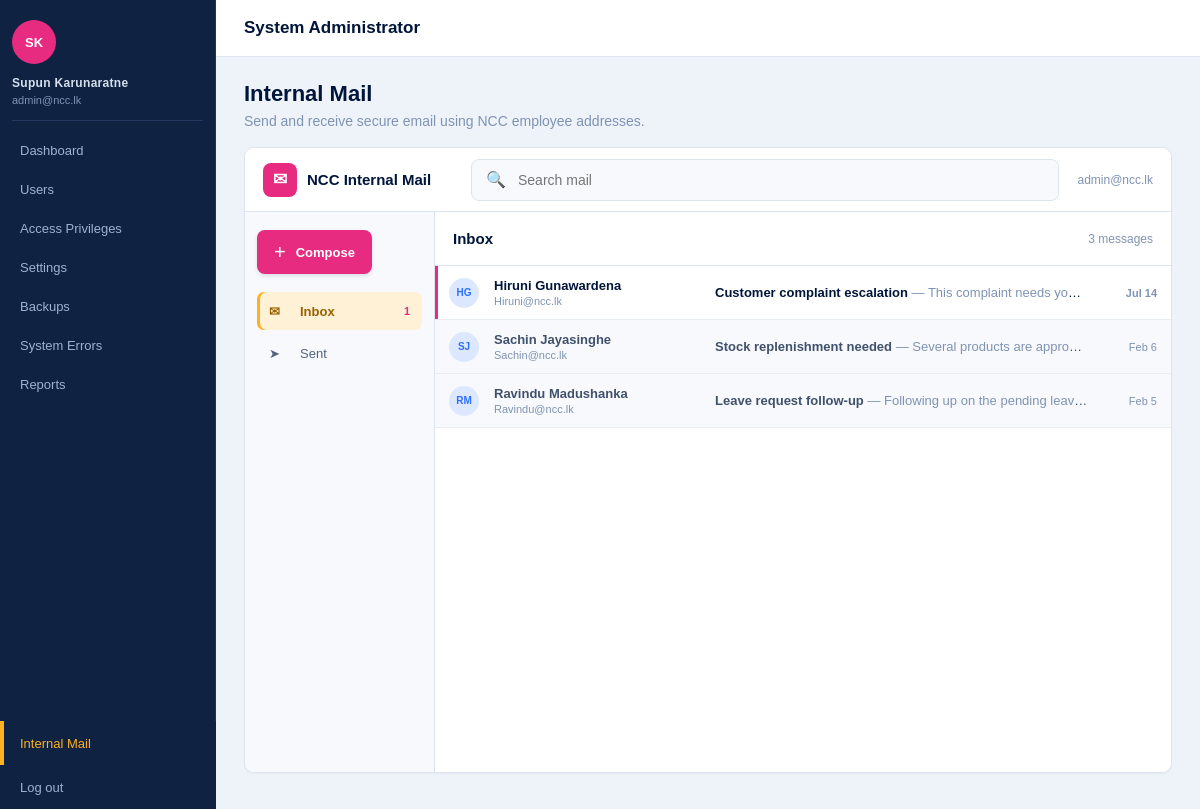
Screenshot of /codebase/login/communications.php (signed in) with the database file from the repository.
### tables this page shows
CREATE TABLE user_account (
    user_id INT AUTO_INCREMENT PRIMARY KEY,
    role_name VARCHAR(50) NOT NULL,
    username VARCHAR(50) NOT NULL UNIQUE,
    password_hash VARCHAR(255) NOT NULL,
    email VARCHAR(100) NOT NULL UNIQUE,
    is_active TINYINT(1) NOT NULL,
    created_at DATETIME NOT NULL
);

CREATE TABLE internal_email (
    email_id INT AUTO_INCREMENT PRIMARY KEY,
    sender_id INT NOT NULL,
    recipient_id INT NOT NULL,
    subject VARCHAR(150) NOT NULL,
    message TEXT NOT NULL,
    sent_at DATETIME NOT NULL,
    read_at DATETIME,
    FOREIGN KEY (sender_id) REFERENCES user_account(user_id),
    FOREIGN KEY (recipient_id) REFERENCES user_account(user_id),
    INDEX idx_internal_email_recipient (recipient_id, sent_at),
    INDEX idx_internal_email_sender (sender_id, sent_at)
);

### codebase/login/auth.php (called while the page is built, shortened)
<?php
function normalizeRole($role)
{
    $normalizedRole = strtolower(trim($role));
    $normalizedRole = preg_replace('/[^a-z0-9]+/', '_', $normalizedRole);
    $normalizedRole = trim($normalizedRole, '_');
    $aliases = [
        'admin' => 'system_admin',
        'ceo' => 'ceo_head_manager',
        'customer_relationship_officer' => 'customer_relation_manager',
        'customer_ralation_manager' => 'customer_relation_manager',
        'finance_officer' => 'financial_officer',
    ];
    return $aliases[$normalizedRole] ?? $normalizedRole;
}

### codebase/login/communications.php (the view, shortened to what this page needs)
<?php
require_once "auth.php";
require_once "config.php";
$currentUserId = (int) $_SESSION["user_id"];
$allowedViews = ["inbox", "sent", "compose", "message"];
$view = $_GET["view"] ?? "inbox";
$view = in_array($view, $allowedViews, true) ? $view : "inbox";
$search = trim($_GET["search"] ?? "");
$currentUserSql = "SELECT ua.user_id, ua.username, ua.email, ua.role_name,
                          COALESCE(e.full_name, ua.username) AS display_name
                   FROM user_account ua
                   LEFT JOIN employee e ON e.user_id = ua.user_id
                   WHERE ua.user_id = ? AND ua.is_active = 1";
$currentUserStatement = mysqli_prepare($connection, $currentUserSql);
mysqli_stmt_bind_param($currentUserStatement, "i", $currentUserId);
mysqli_stmt_execute($currentUserStatement);
$currentUser = mysqli_fetch_assoc(mysqli_stmt_get_result($currentUserStatement));
function getMailInitials($name)
{
    $parts = preg_split('/\s+/', trim($name));
    $initials = "";
    foreach (array_slice($parts, 0, 2) as $part) {
        if ($part !== "") {
            $initials .= strtoupper(substr($part, 0, 1));
        }
    }
    return $initials ?: "U";
}
$recipientsSql = "SELECT ua.email,
                         COALESCE(e.full_name, ua.username) AS display_name
                  FROM user_account ua
                  LEFT JOIN employee e ON e.user_id = ua.user_id
                  WHERE ua.is_active = 1 AND ua.user_id <> ?
                  ORDER BY display_name";
$recipientsStatement = mysqli_prepare($connection, $recipientsSql);
mysqli_stmt_bind_param($recipientsStatement, "i", $currentUserId);
mysqli_stmt_execute($recipientsStatement);
$recipients = mysqli_fetch_all(mysqli_stmt_get_result($recipientsStatement), MYSQLI_ASSOC);
$countSql = "SELECT COUNT(*) AS inbox_count,
                    SUM(CASE WHEN read_at IS NULL THEN 1 ELSE 0 END) AS unread_count
             FROM internal_email WHERE recipient_id = ?";
$countStatement = mysqli_prepare($connection, $countSql);
mysqli_stmt_bind_param($countStatement, "i", $currentUserId);
mysqli_stmt_execute($countStatement);
$mailCounts = mysqli_fetch_assoc(mysqli_stmt_get_result($countStatement));
$unreadCount = (int) ($mailCounts["unread_count"] ?? 0);
$selectedMessage = null;
$messages = [];
if ($view === "inbox" || $view === "sent") {
    $searchLike = "%" . $search . "%";
    if ($view === "inbox") {
        $listSql = "SELECT ie.email_id, ie.subject, ie.message, ie.sent_at, ie.read_at,
                           sender.email AS contact_email,
                           COALESCE(sender_employee.full_name, sender.username) AS contact_name
                    FROM internal_email ie
                    JOIN user_account sender ON sender.user_id = ie.sender_id
                    LEFT JOIN employee sender_employee ON sender_employee.user_id = sender.user_id
                    WHERE ie.recipient_id = ?
                      AND (? = '' OR ie.subject LIKE ? OR ie.message LIKE ?
                           OR sender.email LIKE ? OR sender_employee.full_name LIKE ?)
                    ORDER BY ie.sent_at DESC
                    LIMIT 50";
    }
    $listStatement = mysqli_prepare($connection, $listSql);
    mysqli_stmt_bind_param(
        $listStatement,
        "isssss",
        $currentUserId,
        $search,
        $searchLike,
        $searchLike,
        $searchLike,
        $searchLike
    );
    mysqli_stmt_execute($listStatement);
    $messages = mysqli_fetch_all(mysqli_stmt_get_result($listStatement), MYSQLI_ASSOC);
}
$dashboard = getDashboard($_SESSION["role"]);
$pageTitle = $view === "sent" ? "Sent" : ($view === "compose" ? "New message" : "Inbox");
$role = normalizeRole($_SESSION["role"]);
$navigation = $roleNavigation[$role] ?? ["label" => "NCC", "links" => [["Dashboard", $dashboard]]];
?>
<!DOCTYPE html>
<html lang="en">
<head>
  <link rel="stylesheet" href="css/communications.css">
</head>
<body>
  <header class="topbar">
    <h1><?= htmlspecialchars($navigation["label"]) ?></h1>
  </header>
  <nav class="sidebar" aria-label="Main dashboard navigation">
    <div class="profile-avatar" aria-hidden="true">
      <?= htmlspecialchars(getMailInitials($currentUser["display_name"])) ?>
    </div>
    <h2><?= htmlspecialchars($currentUser["display_name"]) ?></h2>
    <p class="profile-email"><?= htmlspecialchars($currentUser["email"]) ?></p>
    <?php foreach ($navigation["links"] as $link): ?>
      <a href="<?= htmlspecialchars($link[1]) ?>"><?= htmlspecialchars($link[0]) ?></a>
    <?php endforeach; ?>
    <a class="active" href="communications.php">Internal Mail</a>
    <a href="logout.php">Log out</a>
  </nav>
  <main class="content">
    <section class="page-title">
      <h2>Internal Mail</h2>
      <p>Send and receive secure email using NCC employee addresses.</p>
    </section>
    <section class="mail-app">
      <header class="mail-header">
    <a class="brand" href="communications.php">
          <span class="brand-mark" aria-hidden="true">&#9993;</span>
          <span>NCC Internal Mail</span>
    </a>
    <form class="search" method="get">
          <span aria-hidden="true">&#128269;</span>
      <input
        id="mailSearch"
        name="search"
        type="search"
        placeholder="Search mail"
        value="<?= htmlspecialchars($search) ?>"
      >
    </form>
        <div class="mail-address"><?= htmlspecialchars($currentUser["email"]) ?></div>
      </header>
      <div class="mail-workspace">
        <aside class="mail-sidebar">
          <a class="compose-button" href="communications.php?view=compose">
            <span aria-hidden="true">+</span>
            Compose
          </a>
          <nav aria-label="Mailbox folders">
            <a class="<?= $view === "inbox" ? "active" : "" ?>" href="communications.php?view=inbox">
              <span aria-hidden="true">&#9993;</span>
              Inbox
              <?php if ($unreadCount > 0): ?><strong><?= $unreadCount ?></strong><?php endif; ?>
            </a>
            <a class="<?= $view === "sent" ? "active" : "" ?>" href="communications.php?view=sent">
              <span aria-hidden="true">&#10148;</span>
              Sent
            </a>
          </nav>
        </aside>
        <div class="mail-main">
    <?php if ($view === "compose"): ?>
      <section class="compose-window">
        <div class="compose-title">New message</div>
        <form method="post">
          <input type="hidden" name="csrf_token" value="<?= htmlspecialchars($_SESSION["csrf_token"]) ?>">
          <div class="compose-row">
            <label for="recipientEmail">To</label>
            <select id="recipientEmail" name="recipient_email" required>
              <option value="">Select an employee email</option>
              <?php foreach ($recipients as $recipient): ?>
                <option value="<?= htmlspecialchars($recipient["email"]) ?>">
                  <?= htmlspecialchars($recipient["display_name"] . " <" . $recipient["email"] . ">") ?>
                </option>
              <?php endforeach; ?>
            </select>
          </div>
          <div class="compose-row">
            <label for="mailSubject">Subject</label>
            <input id="mailSubject" name="subject" type="text" maxlength="150" required>
          </div>
          <label class="visually-hidden" for="mailMessage">Message</label>
          <textarea id="mailMessage" name="message" placeholder="Write your message" required></textarea>
          <div class="compose-actions">
            <button type="submit">Send</button>
            <a href="communications.php?view=inbox">Discard</a>
          </div>
        </form>
      </section>
    <?php else: ?>
      <section class="mailbox">
        <div class="mail-toolbar">
          <h1><?= htmlspecialchars($pageTitle) ?></h1>
          <span><?= count($messages) ?> message<?= count($messages) === 1 ? "" : "s" ?></span>
        </div>
        <div class="message-list">
          <?php foreach ($messages as $message): ?>
            <?php
              $isUnread = $view === "inbox" && $message["read_at"] === null;
              $snippet = preg_replace('/\s+/', ' ', $message["message"]);
            ?>
            <a
              class="message-row <?= $isUnread ? "unread" : "" ?>"
              href="communications.php?view=message&id=<?= (int) $message["email_id"] ?>"
            >
              <div class="row-avatar"><?= htmlspecialchars(getMailInitials($message["contact_name"])) ?></div>
              <div class="row-contact">
                <strong><?= htmlspecialchars($message["contact_name"]) ?></strong>
                <span><?= htmlspecialchars($message["contact_email"]) ?></span>
              </div>
              <div class="row-content">
                <strong><?= htmlspecialchars($message["subject"]) ?></strong>
                <span>— <?= htmlspecialchars($snippet) ?></span>
              </div>
              <time><?= htmlspecialchars(date("M j", strtotime($message["sent_at"]))) ?></time>
            </a>
          <?php endforeach; ?>
        </div>
      </section>
    <?php endif; ?>
        </div>
      </div>
    </section>
  </main>
</body>
</html>

### rows the page displays
user_account: email "admin@ncc.lk"
internal_email: contact_name "HG", contact_name "Hiruni Gunawardena", sender.email "Hiruni@ncc.lk", subject "Customer complaint escalation", message "This complaint needs yo…", sent_at "Jul 14"
internal_email: contact_name "SJ", contact_name "Sachin Jayasinghe", sender.email "Sachin@ncc.lk", subject "Stock replenishment needed", message "Several products are appro…", sent_at "Feb 6"
internal_email: contact_name "RM", contact_name "Ravindu Madushanka", sender.email "Ravindu@ncc.lk", subject "Leave request follow-up", message "Following up on the pending leav…", sent_at "Feb 5"

### other values shown
$navigation["label"] "System Administrator"
getMailInitials($currentUser["display_name"]) "SK"
$currentUser["display_name"] "Supun Karunaratne"
$link[0] "Dashboard"
$link[0] "Users"
$link[0] "Access Privileges"
$link[0] "Settings"
$link[0] "Backups"
$link[0] "System Errors"
$link[0] "Reports"
$unreadCount "1"
$pageTitle "Inbox"
count($messages) "3"
